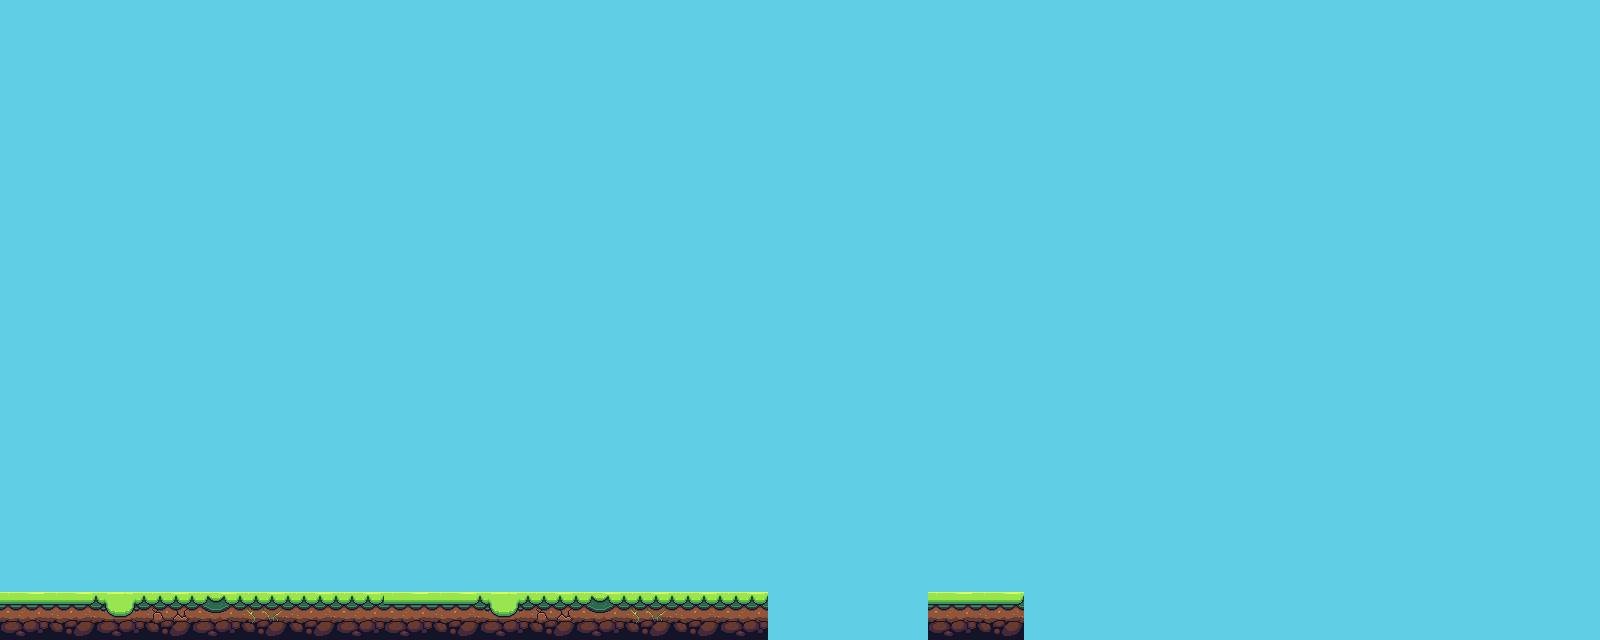

This is a level from a 2D game, rendered from its Tiled map with the project's own tilesets. A one-line summary and the map file follow, with tile-layer data summarised:
An orthogonal 100x40 tile map with 16x16 px tiles, 2 tile layers (Background, Terrain) and 2 objects.

<map version="1.9" tiledversion="1.9.2" orientation="orthogonal" renderorder="right-down" width="100" height="40" tilewidth="16" tileheight="16" infinite="0" nextlayerid="9" nextobjectid="21">
 <tileset firstgid="1" source="tileset/environment.tsx" />
 <layer id="1" name="Background" width="100" height="40">
  <data>[4000 cells, 4000 non-empty, 2 distinct tile ids]</data>
 </layer>
 <layer id="2" name="Terrain" width="100" height="40">
  <data>[4000 cells, 162 non-empty, 72 distinct tile ids]</data>
 </layer>
 <objectgroup id="5" name="Checkpoints" />
 <objectgroup id="8" name="FinishFlag" />
 <objectgroup id="3" name="Collisions">
  <object id="13" x="0.666667" y="592" width="766.667" height="49.3333" />
  <object id="19" x="928" y="592" width="96" height="47.6667" />
 </objectgroup>
 <objectgroup id="4" name="Enemies" />
</map>
